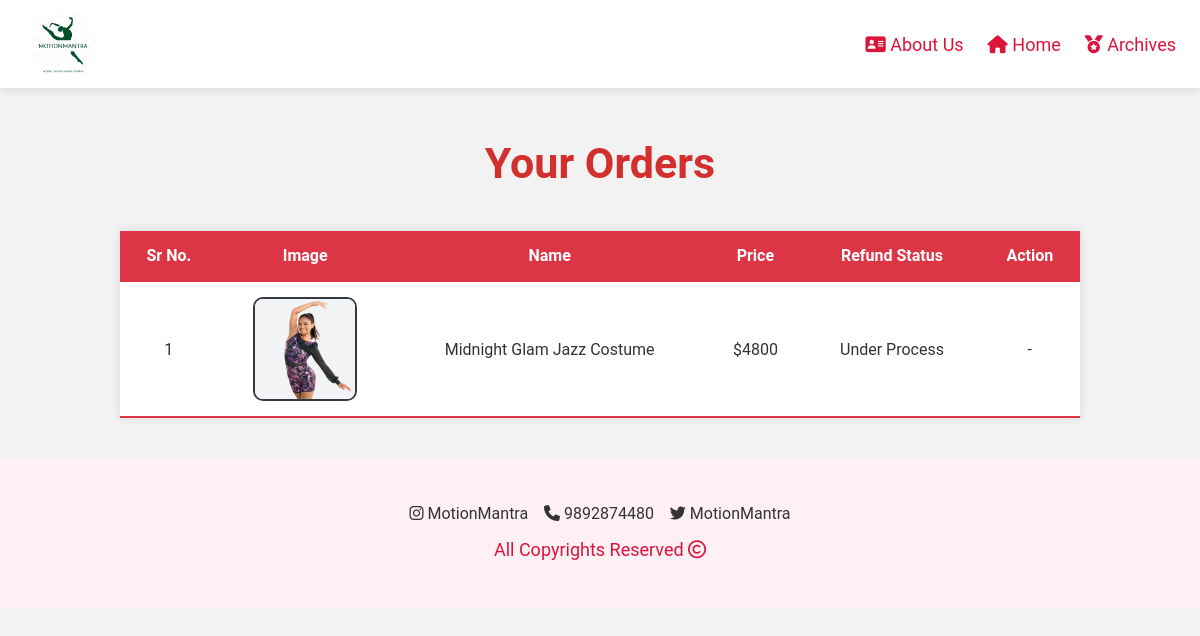
Screenshot of /Merchandise/order_details.php?oid=113 with the database file from the repository.
### tables this page shows
CREATE TABLE `order_items` (
  `Id` int(11) NOT NULL,
  `Name` varchar(200) NOT NULL,
  `Category` varchar(100) NOT NULL,
  `Price` varchar(255) NOT NULL,
  `Image` varchar(500) NOT NULL,
  `Order_id` int(11) NOT NULL,
  `User_email` varchar(255) NOT NULL,
  `Product_code` varchar(1000) NOT NULL,
  `Refund_status` varchar(255) DEFAULT '-'
);

### Merchandise/order_details.php (the view, shortened to what this page needs)
<?php
$servername = "localhost";
$username = "root";
$password = "";
$dbname = "merchandise";
$conn = new mysqli($servername, $username, $password, $dbname);
$order_id = $_GET['oid'];
$sql="SELECT * FROM order_items WHERE Order_id='$order_id'";
$result = $conn->query($sql);
?>
<html>
    <head><title>Order Details</title>
</head>
<body>
<header>
    <img id="logo" src="images/logo.png">
    <nav>
        <a href="about us.php"><i class="fa-solid fa-address-card"></i> About Us</a>
        <a href="home.php"><i class="fa-solid fa-home"></i> Home</a>
        <a href="archives.php"><i class="fa-solid fa-medal"></i> Archives</a>
    </nav>
</header>
<p id="RP">Your Orders</p>
<table>
    <tr>
        <th>Sr No.</th>
        <th>Image</th>
        <th>Name</th>
        <th>Price</th>
        <th>Refund Status</th>
        <th>Action</th>
    </tr>
    <?php
    $sr_no = 1;
    if($result->num_rows > 0)
    {
        while ($row = $result->fetch_assoc())
        {
            echo "<tr>";
            echo "<td>".$sr_no."</td>";
            echo "<td class='cart_image'><img src='".$row['Image']."' alt='Image'></td>";
            echo "<td>".$row['Name']."</td>";
            echo "<td>$".$row['Price']."</td>";
            echo "<td>".$row['Refund_status']."</td>";
            if ($row['Refund_status'] == "-")
            {
                echo "<td><a href='order_info.php?id=".$row['Id']."' id='track_order'>Return</a></td>";
            }
            else
            {
                echo "<td>-</td>";
            }
            echo "</tr>";
            $sr_no++;
        }
    }
    else
    {
        echo "<tr><td colspan='6'>You Don't Have Any Items For This Order</td></tr>";
    }
    ?>
</table>
<footer>
        <p>
            <i class="fa-brands fa-instagram"></i> MotionMantra &nbsp;&nbsp;
            <i class="fa-solid fa-phone"></i> 9892874480 &nbsp;&nbsp;
            <i class="fa-brands fa-twitter"></i> MotionMantra
        </p>
        <p id="copyright">All Copyrights Reserved <i class="fa-regular fa-copyright"></i></p>
    </footer>
</body>
</html>

### Merchandise/order_details.php (style rules this page uses)
body { font-family: 'Roboto', sans-serif; background-color: #f2f2f2; color: #333; margin: 0; padding: 0; }
header { background: #fff; padding: 14px; display: flex; align-items: center; justify-content: space-between; box-shadow: 0 2px 10px rgba(0, 0, 0, 0.1); }
#logo { height: 60px; margin-left: 20px; border-radius: 20%; }
nav a { color: crimson; font-size: 18px; text-decoration: none; margin: 0 10px; transition: all 0.3s; }
#RP { font-size: 43px; text-align: center; color: #d32f2f; font-weight: bold; margin-top: 50px; }
table { width: 80%; margin: 40px auto; border-collapse: collapse; background: white; box-shadow: 0px 0px 10px rgba(0, 0, 0, 0.1); }
th, td { padding: 15px; border-bottom: 2px solid #dc3545; text-align: center; }
th { background: #dc3545; color: white; }
.cart_image img { height: 100px; width: 100px; border-radius: 10px; border: 2px solid #343a40; }
footer { background: lavenderblush; padding: 30px; text-align: center; margin-top: 40px; }
#copyright { font-size: 18px; color: crimson; margin-top: 10px; }

### rows the page displays
order_items: Image (picture), Name "Midnight Glam Jazz Costume", Price "4800", Refund_status "Under Process"
